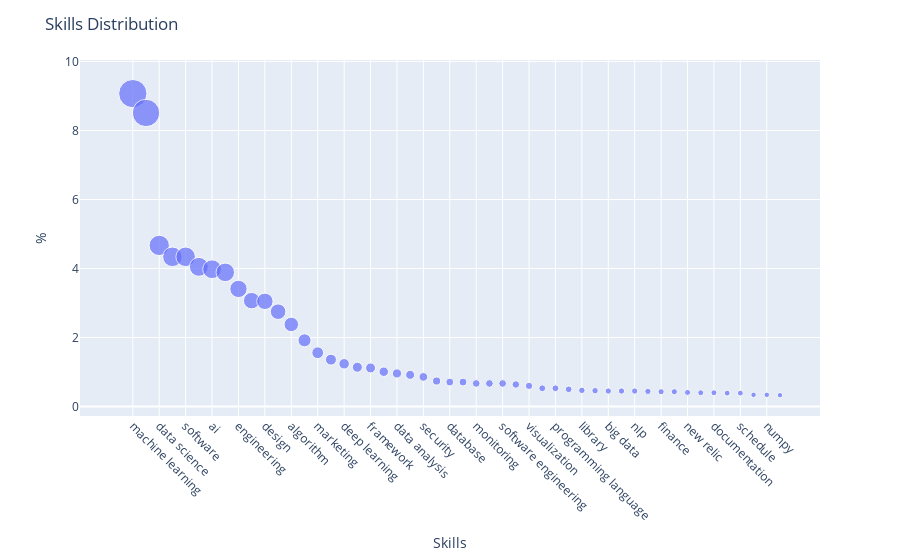

Notebook code cell kept with this figure:
### Code cell
fig = px.scatter(view, x='skills', y='percentual%', size='percentual%')

fig.update_layout(
    xaxis=dict(
        title='Skills',
        tickangle=45
    ),
    yaxis=dict(
        title='%'
    ),
    title='Skills Distribution'
)

fig.show()

### Figure 1 — Plotly figure (JSON) as saved in the notebook; plotly's stock layout.template omitted (floating-point values rounded to 4 significant figures)
{"data": [{"hovertemplate": "skills=%{x}<br>percentual%=%{marker.size}<extra></extra>", "legendgroup": "", "marker": {"color": "#636efa", "size": [9.07, 8.51, 4.67, 4.34, 4.34, 4.05, 3.98, 3.89, 3.41, 3.07, 3.05, 2.75, 2.38, 1.92, 1.56, 1.36, 1.24, 1.14, 1.12, 1.01, 0.96, 0.92, 0.86, 0.74, 0.71, 0.71, 0.67, 0.67, 0.67, 0.64, 0.6, 0.53, 0.53, 0.5, 0.47, 0.46, 0.45, 0.45, 0.45, 0.44, 0.43, 0.43, 0.41, 0.4, 0.4, 0.39, 0.39, 0.34, 0.34, 0.33], "sizemode": "area", "sizeref": 0.02268, "symbol": "circle"}, "mode": "markers", "name": "", "orientation": "v", "showlegend": false, "type": "scatter", "x": ["machine learning", "business", "data science", "ml", "software", "support", "ai", "amp", "engineering", "python", "design", "analytics", "algorithm", "computer science", "marketing", "collaboration", "deep learning", "medium", "framework", "tensorflow", "data analysis", "pytorch", "security", "testing", "database", "artificial intelligence", "monitoring", "deployment", "software engineering", "aws", "visualization", "play", "programming language", "azure", "library", "advertising", "big data", "data visualization", "nlp", "google", "finance", "project management", "new relic", "natural language processing", "documentation", "component", "schedule", "tableau", "numpy", "scikit learn"], "xaxis": "x", "y": [9.07, 8.51, 4.67, 4.34, 4.34, 4.05, 3.98, 3.89, 3.41, 3.07, 3.05, 2.75, 2.38, 1.92, 1.56, 1.36, 1.24, 1.14, 1.12, 1.01, 0.96, 0.92, 0.86, 0.74, 0.71, 0.71, 0.67, 0.67, 0.67, 0.64, 0.6, 0.53, 0.53, 0.5, 0.47, 0.46, 0.45, 0.45, 0.45, 0.44, 0.43, 0.43, 0.41, 0.4, 0.4, 0.39, 0.39, 0.34, 0.34, 0.33], "yaxis": "y"}], "layout": {"legend": {"itemsizing": "constant", "tracegroupgap": 0}, "margin": {"t": 60}, "title": {"text": "Skills Distribution"}, "xaxis": {"anchor": "y", "domain": [0, 1], "tickangle": 45, "title": {"text": "Skills"}}, "yaxis": {"anchor": "x", "domain": [0, 1], "title": {"text": "%"}}}}
